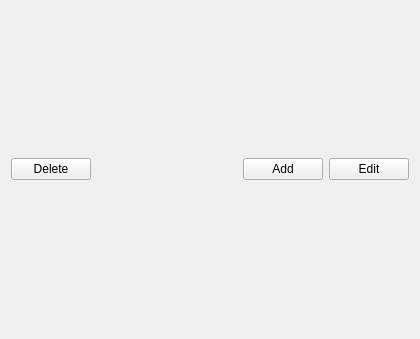
<?xml version="1.0" encoding="UTF-8"?>
<ui version="4.0">
 <class>ManageTeachersWidget</class>
 <widget class="QWidget" name="ManageTeachersWidget">
  <property name="geometry">
   <rect>
    <x>0</x>
    <y>0</y>
    <width>420</width>
    <height>339</height>
   </rect>
  </property>
  <property name="windowTitle">
   <string>Form</string>
  </property>
  <layout class="QVBoxLayout" name="verticalLayout_2">
   <item>
    <layout class="QVBoxLayout" name="verticalLayout">
     <item>
      <layout class="QHBoxLayout" name="horizontalLayout">
       <item>
        <widget class="QPushButton" name="deleteTeacherButton">
         <property name="text">
          <string>Delete</string>
         </property>
        </widget>
       </item>
       <item>
        <spacer name="spacer">
         <property name="orientation">
          <enum>Qt::Horizontal</enum>
         </property>
         <property name="sizeHint" stdset="0">
          <size>
           <width>40</width>
           <height>20</height>
          </size>
         </property>
        </spacer>
       </item>
       <item>
        <widget class="QPushButton" name="addTeacherButton">
         <property name="text">
          <string>Add</string>
         </property>
        </widget>
       </item>
       <item>
        <widget class="QPushButton" name="editTeacherButton">
         <property name="text">
          <string>Edit</string>
         </property>
        </widget>
       </item>
      </layout>
     </item>
    </layout>
   </item>
  </layout>
 </widget>
 <resources/>
 <connections/>
</ui>
